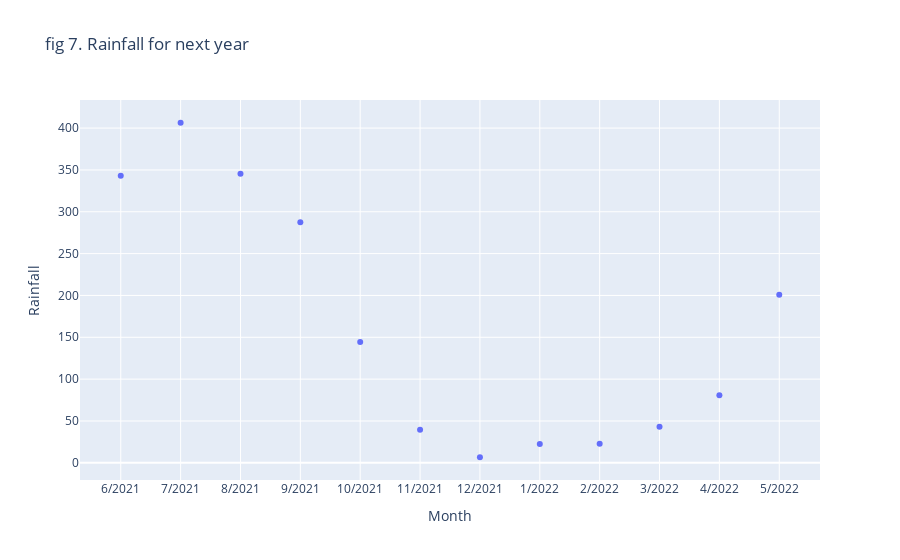

The cell this chart's notebook holds for it:
### Code cell
fig = px.scatter(result_dataframe,x='Month', y='Rainfall', title = 'fig 5. Rainfall for next year')
fig.show()

### Figure 1 — Plotly figure (JSON) as saved in the notebook; plotly's stock layout.template omitted (floating-point values rounded to 4 significant figures)
{"data": [{"hovertemplate": "Month=%{x}<br>Rainfall=%{y}<extra></extra>", "legendgroup": "", "marker": {"color": "#636efa", "symbol": "circle"}, "mode": "markers", "name": "", "orientation": "v", "showlegend": false, "type": "scatter", "x": ["6/2021", "7/2021", "8/2021", "9/2021", "10/2021", "11/2021", "12/2021", "1/2022", "2/2022", "3/2022", "4/2022", "5/2022"], "xaxis": "x", "y": [343.0, 406.4, 345.3, 287.6, 144.5, 39.56, 6.637, 22.32, 22.79, 43.07, 80.87, 200.9], "yaxis": "y"}], "layout": {"legend": {"tracegroupgap": 0}, "title": {"text": "fig 7. Rainfall for next year"}, "xaxis": {"anchor": "y", "domain": [0, 1], "title": {"text": "Month"}}, "yaxis": {"anchor": "x", "domain": [0, 1], "title": {"text": "Rainfall"}}}}
